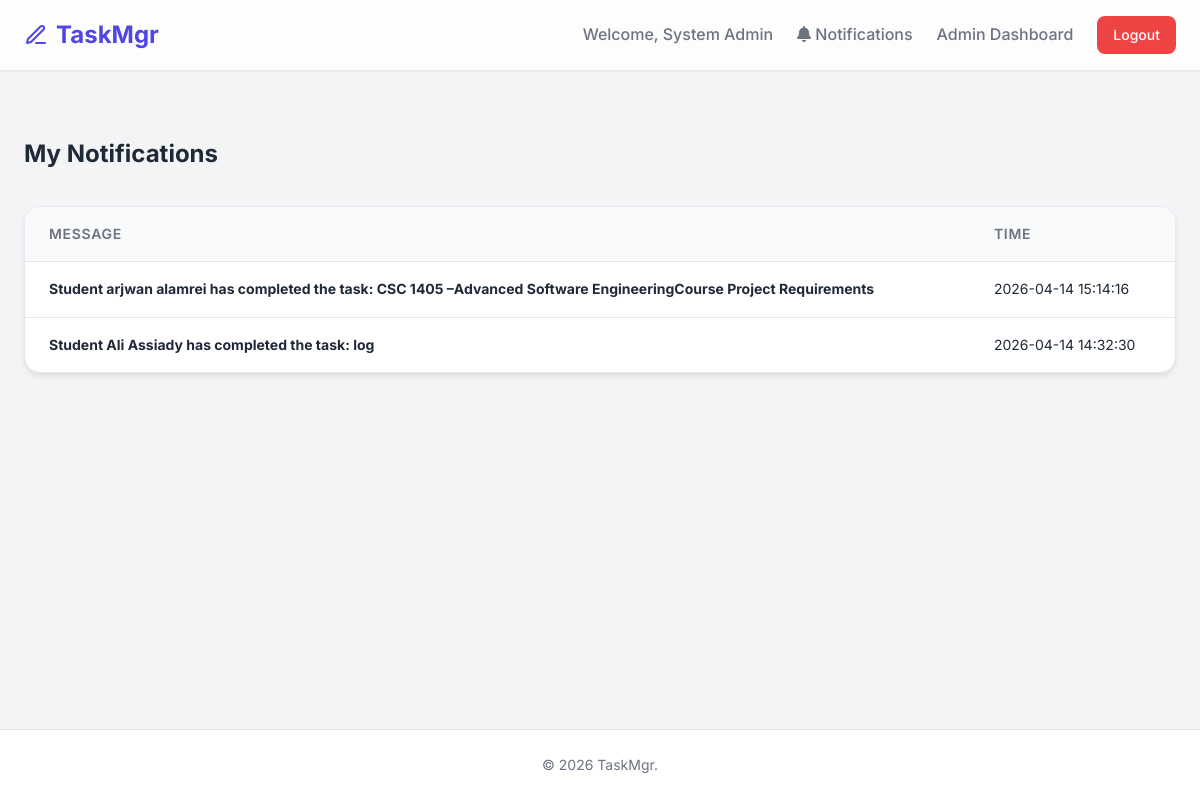
Screenshot of /notifications.php (signed in) with the database file from the repository.
### tables this page shows
CREATE TABLE `notifications` (
  `id` int(11) NOT NULL,
  `user_id` int(11) DEFAULT NULL,
  `message` text DEFAULT NULL,
  `is_read` varchar(10) DEFAULT 'no',
  `created_at` timestamp NOT NULL DEFAULT current_timestamp()
);

### notifications.php (the view, shortened to what this page needs)
<?php
include 'includes/db.php';
include 'includes/header.php';
$user_id = $_SESSION['user_id'];
mysqli_query($conn, "UPDATE notifications SET is_read = 'yes' WHERE user_id = '$user_id'");
?>
<div class="dashboard-header">
    <h2>My Notifications</h2>
</div>
<div class="table-wrapper">
    <table>
        <thead>
            <tr>
                <th>Message</th>
                <th>Time</th>
            </tr>
        </thead>
        <tbody>
        <?php
        $query = "SELECT * FROM notifications WHERE user_id = '$user_id' ORDER BY id DESC";
        $result = mysqli_query($conn, $query);
        if (mysqli_num_rows($result) > 0) {
            while($row = mysqli_fetch_assoc($result)) {
                echo "<tr>";
                echo "<td><strong>" . $row['message'] . "</strong></td>";
                echo "<td>" . $row['created_at'] . "</td>";
                echo "</tr>";
            }
        } else {
            echo "<tr><td colspan='2' class='empty-state'>No notifications yet!</td></tr>";
        }
        ?>
        </tbody>
    </table>
</div>
<?php include 'includes/footer.php'; ?>

### style.css (style rules this page uses)
* { margin: 0; padding: 0; box-sizing: border-box; font-family: 'Inter', sans-serif; }
body { background-color: #F3F4F6; color: #1F2937; line-height: 1.6; display: flex; flex-direction: column; min-height: 100vh; }
.dashboard-header { display: flex; justify-content: space-between; align-items: center; margin: 2rem 0; }
.table-wrapper { background: #FFFFFF; border-radius: 1rem; box-shadow: 0 4px 6px -1px rgba(0, 0, 0, 0.1); overflow: hidden; border: 1px solid #E5E7EB; margin-bottom: 3rem; }
table { width: 100%; border-collapse: collapse; }
th, td { padding: 1rem 1.5rem; text-align: left; border-bottom: 1px solid #E5E7EB; }
th { background-color: #F9FAFB; font-weight: 600; font-size: 0.875rem; color: #6B7280; text-transform: uppercase; letter-spacing: 0.05em; }
tr:last-child td { border-bottom: none; }
td { font-size: 0.875rem; color: #1F2937; }

### rows the page displays
notifications: message "Student arjwan alamrei has completed the task: CSC 1405 –Advanced Software EngineeringCourse Project Requirements", created_at "2026-04-14 15:14:16"
notifications: message "Student Ali Assiady has completed the task: log", created_at "2026-04-14 14:32:30"

### other values shown
$_SESSION['user_name'] "System Admin"
